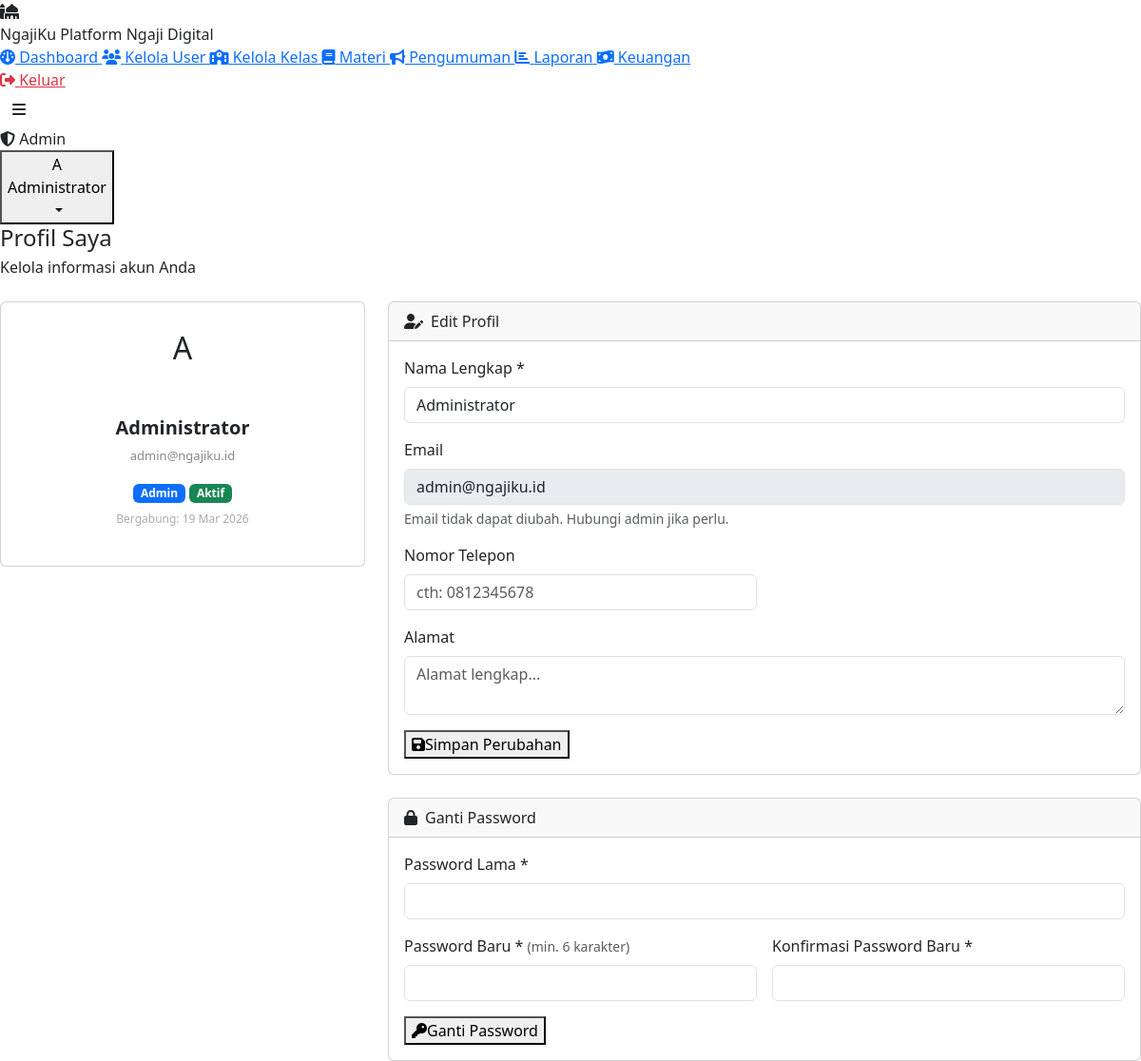
The page /pages/admin/profil.php (signed in) on the database its author committed.
### tables this page shows
CREATE TABLE users (
    id INT AUTO_INCREMENT PRIMARY KEY,
    nama VARCHAR(100) NOT NULL,
    email VARCHAR(100) UNIQUE NOT NULL,
    password VARCHAR(255) NOT NULL,
    role ENUM('admin','ustad','parent','santri') NOT NULL,
    foto VARCHAR(255) DEFAULT NULL,
    telepon VARCHAR(20) DEFAULT NULL,
    alamat TEXT DEFAULT NULL,
    status ENUM('aktif','nonaktif') DEFAULT 'aktif',
    created_at TIMESTAMP DEFAULT CURRENT_TIMESTAMP
);

### pages/admin/profil.php (the view, shortened to what this page needs)
<?php
require_once '../../includes/auth_check.php';
$db   = getDB();
$uid  = $user['id'];
$stmt = $db->prepare("SELECT * FROM users WHERE id=?");
$stmt->execute([$uid]);
$userData = $stmt->fetch();
require_once '../../includes/header.php';
?>
<h4 class="page-title mb-1">Profil Saya</h4>
<p class="page-subtitle mb-4">Kelola informasi akun Anda</p>
<div class="row g-4">
    <div class="col-md-4">
        <div class="card text-center p-4">
            <div class="avatar-circle mx-auto mb-3" style="width:80px;height:80px;font-size:32px">
                <?= avatarInitial($userData['nama']) ?>
            </div>
            <h5 style="font-weight:700"><?= sanitize($userData['nama']) ?></h5>
            <p style="font-size:13px;color:#888"><?= sanitize($userData['email']) ?></p>
            <div class="mb-2">
                <?php
                $roleBadge = ['admin'=>['primary','Admin'],'ustad'=>['success','Ustad'],'parent'=>['warning','Orang Tua'],'santri'=>['info','Santri']];
                $rb = $roleBadge[$userData['role']] ?? ['secondary',ucfirst($userData['role'])];
                ?>
                <span class="badge bg-<?= $rb[0] ?>"><?= $rb[1] ?></span>
                <?= getStatusBadge($userData['status']) ?>
            </div>
            <p style="font-size:12px;color:#aaa">Bergabung: <?= formatTanggal($userData['created_at']) ?></p>
        </div>
    </div>
    <div class="col-md-8">
        <div class="card mb-4">
            <div class="card-header"><i class="fas fa-user-pen me-2"></i>Edit Profil</div>
            <div class="card-body">
                <form method="POST">
                    <div class="row g-3">
                        <div class="col-12">
                            <label class="form-label">Nama Lengkap *</label>
                            <input type="text" name="nama" class="form-control"
                                value="<?= sanitize($userData['nama']) ?>" required>
                        </div>
                        <div class="col-12">
                            <label class="form-label">Email</label>
                            <input type="email" class="form-control"
                                value="<?= sanitize($userData['email']) ?>" disabled>
                            <div class="form-text">Email tidak dapat diubah. Hubungi admin jika perlu.</div>
                        </div>
                        <div class="col-md-6">
                            <label class="form-label">Nomor Telepon</label>
                            <input type="text" name="telepon" class="form-control"
                                value="<?= sanitize($userData['telepon'] ?? '') ?>"
                                placeholder="cth: 0812345678">
                        </div>
                        <div class="col-md-6"></div>
                        <div class="col-12">
                            <label class="form-label">Alamat</label>
                            <textarea name="alamat" class="form-control" rows="2"
                                placeholder="Alamat lengkap..."><?= sanitize($userData['alamat'] ?? '') ?></textarea>
                        </div>
                        <div class="col-12">
                            <button type="submit" class="btn-primary-green">
                                <i class="fas fa-save"></i>Simpan Perubahan
                            </button>
                        </div>
                    </div>
                </form>
            </div>
        </div>
        <div class="card">
            <div class="card-header"><i class="fas fa-lock me-2"></i>Ganti Password</div>
            <div class="card-body">
                <form method="POST">
                    <div class="row g-3">
                        <div class="col-12">
                            <label class="form-label">Password Lama *</label>
                            <input type="password" name="password_lama" class="form-control" required>
                        </div>
                        <div class="col-md-6">
                            <label class="form-label">Password Baru * <small class="text-muted">(min. 6 karakter)</small></label>
                            <input type="password" name="password_baru" class="form-control" required minlength="6">
                        </div>
                        <div class="col-md-6">
                            <label class="form-label">Konfirmasi Password Baru *</label>
                            <input type="password" name="konfirmasi" class="form-control" required>
                        </div>
                        <div class="col-12">
                            <button type="submit" class="btn-outline-green">
                                <i class="fas fa-key"></i>Ganti Password
                            </button>
                        </div>
                    </div>
                </form>
            </div>
        </div>
    </div>
</div>
<?php require_once '../../includes/footer.php'; ?>

### includes/header.php (shortened to what this page needs)
<?php
$user = currentUser();
?>
<!DOCTYPE html>
<html lang="id">
<head>
    <link href="https://cdn.jsdelivr.net/npm/bootstrap@5.3.2/dist/css/bootstrap.min.css" rel="stylesheet">
    <link href="https://cdnjs.cloudflare.com/ajax/libs/font-awesome/6.5.0/css/all.min.css" rel="stylesheet">
    <link href="<?= SITE_URL ?>/assets/css/style.css" rel="stylesheet">
</head>
<body>
<div class="sidebar" id="sidebar">
    <div class="sidebar-brand">
        <div class="brand-icon">
            <i class="fas fa-mosque"></i>
        </div>
        <div class="brand-text">
            <span class="brand-name"><?= SITE_NAME ?></span>
            <span class="brand-tagline">Platform Ngaji Digital</span>
        </div>
    </div>
    <nav class="sidebar-nav">
        <?php
        $role = $user['role'];
        $base = SITE_URL . '/pages/' . $role;
        $currentPage = basename($_SERVER['PHP_SELF']);
        $menus = [];
        if ($role === 'admin') {
            $menus = [
                ['icon'=>'fa-gauge',      'label'=>'Dashboard',     'url'=>$base.'/dashboard.php'],
                ['icon'=>'fa-users',       'label'=>'Kelola User',   'url'=>$base.'/users.php'],
                ['icon'=>'fa-school',      'label'=>'Kelola Kelas',  'url'=>$base.'/kelas.php'],
                ['icon'=>'fa-book',        'label'=>'Materi',        'url'=>$base.'/materi.php'],
                ['icon'=>'fa-bullhorn',    'label'=>'Pengumuman',    'url'=>$base.'/pengumuman.php'],
                ['icon'=>'fa-chart-bar',   'label'=>'Laporan',       'url'=>$base.'/laporan.php'],
                ['icon'=>'fa-money-bill-wave', 'label'=>'Keuangan', 'url'=>$base.'/keuangan.php'],
            ];
        }
        foreach ($menus as $menu):
            $active = (basename($menu['url']) === $currentPage) ? 'active' : '';
        ?>
        <a href="<?= $menu['url'] ?>" class="nav-item <?= $active ?>">
            <i class="fas <?= $menu['icon'] ?> nav-icon"></i>
            <span><?= $menu['label'] ?></span>
        </a>
        <?php endforeach; ?>
    </nav>
    <div class="sidebar-footer">
        <a href="<?= SITE_URL ?>/logout.php" class="nav-item text-danger">
            <i class="fas fa-right-from-bracket nav-icon"></i>
            <span>Keluar</span>
        </a>
    </div>
</div>
<div class="main-wrapper">
    <header class="topbar">
        <button class="btn btn-icon sidebar-toggle" id="sidebarToggle">
            <i class="fas fa-bars"></i>
        </button>
        <div class="topbar-right">
            <div class="role-badge role-<?= $role ?>">
                <i class="fas fa-<?= ['admin'=>'shield-halved','ustad'=>'chalkboard-user','parent'=>'user-tie','santri'=>'user-graduate'][$role] ?>"></i>
                <?= ucfirst($role) ?>
            </div>
            <div class="user-menu dropdown">
                <button class="user-avatar-btn dropdown-toggle" data-bs-toggle="dropdown">
                    <div class="avatar-circle">
                        <?= avatarInitial($user['nama']) ?>
                    </div>
                    <div class="user-info">
                        <span class="user-name"><?= sanitize($user['nama']) ?></span>
                    </div>
                </button>
            </div>
        </div>
    </header>
    <main class="page-content">

### includes/functions.php (shortened to what this page needs)
<?php
function sanitize(string $input): string {
    return htmlspecialchars(strip_tags(trim($input)), ENT_QUOTES, 'UTF-8');
}
function currentUser(): ?array {
    return $_SESSION['user'] ?? null;
}
function formatTanggal(string $tanggal, string $format = 'd M Y'): string {
    $bulan = [
        '01'=>'Jan','02'=>'Feb','03'=>'Mar','04'=>'Apr',
        '05'=>'Mei','06'=>'Jun','07'=>'Jul','08'=>'Agu',
        '09'=>'Sep','10'=>'Okt','11'=>'Nov','12'=>'Des'
    ];
    $dt = date($format, strtotime($tanggal));
    foreach ($bulan as $en => $id) {
        $dt = str_replace(date('M', mktime(0,0,0,(int)$en,1)), $id, $dt);
    }
    return $dt;
}
function avatarInitial(string $nama): string {
    $parts = explode(' ', trim($nama));
    $initials = strtoupper(substr($parts[0], 0, 1));
    return $initials;
}
function getStatusBadge(string $status): string {
    $map = [
        'hadir'  => ['success', 'Hadir'],
        'izin'   => ['info',    'Izin'],
        'sakit'  => ['warning', 'Sakit'],
        'alpha'  => ['danger',  'Alpha'],
        'aktif'  => ['success', 'Aktif'],
        'nonaktif' => ['secondary', 'Non-aktif'],
    ];
    $s = $map[$status] ?? ['secondary', ucfirst($status)];
    return '<span class="badge bg-' . $s[0] . '">' . $s[1] . '</span>';
}

### rows shown on the page
users: role "Admin", nama "A", nama "Administrator", email "admin@ngajiku.id", status "Aktif", created_at "19 Mar 2026"

### other values the page prints
SITE_NAME "NgajiKu"
$menu['label'] "Dashboard"
$menu['label'] "Kelola User"
$menu['label'] "Kelola Kelas"
$menu['label'] "Materi"
$menu['label'] "Pengumuman"
$menu['label'] "Laporan"
$menu['label'] "Keuangan"
